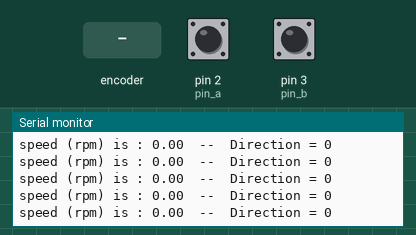
This sketch was run on a simulated Arduino Uno, built with avr-gcc and run on an emulated ATmega328P. On the bench: the last lines printed to the serial monitor. Inputs (shaded band) come from the test bench; at power-on: pin 2 (pin_a) HIGH, pin 3 (pin_b) HIGH.

Above: at 1.2 s.
1.3 s: rotary encoder on pin 2 (pin_a) / pin 3 (pin_b) turned 3 steps (first pin leading)
At 1.77 s:
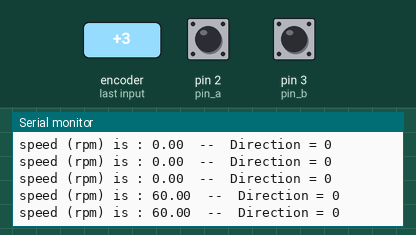
4.9 s: rotary encoder on pin 2 (pin_a) / pin 3 (pin_b) turned 3 steps (first pin leading)
11.5 s: rotary encoder on pin 2 (pin_a) / pin 3 (pin_b) turned 1 step (first pin leading)
At 11.81 s:
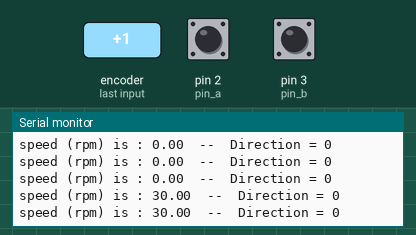
14.7 s: rotary encoder on pin 2 (pin_a) / pin 3 (pin_b) turned 1 step (first pin leading)
17.9 s: rotary encoder on pin 2 (pin_a) / pin 3 (pin_b) turned 1 step (first pin leading)
Timing chart, 0 to 20.9 s (numbered marks = the images above; inputs shaded):
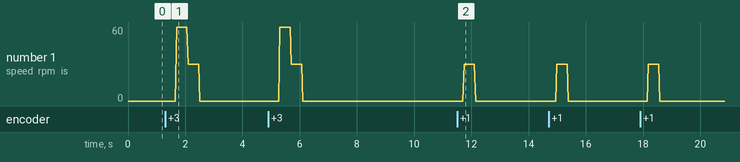

Measured:
- after the input at 1.3 s, the serial monitor: prints a new line after 0.40 s (image 1)
- after the input at 11.5 s, the serial monitor: prints a new line after 0.24 s (image 2)

The sketch:

Read_Speed.ino
```cpp
const byte pin_a = 2;   //for encoder pulse A
const byte pin_b = 3;   //for encoder pulse B
int encoder = 0;
int m_direction = 0;
double pv_speed = 0;
int timer1_counter; //for timer

void setup() {
  pinMode(pin_a,INPUT_PULLUP);
  pinMode(pin_b,INPUT_PULLUP);

  attachInterrupt(digitalPinToInterrupt(pin_a), detect_a, RISING);
  // start serial port at 9600 bps:
  Serial.begin(9600);
  //--------------------------timer setup
  noInterrupts();           // disable all interrupts
  TCCR1A = 0;
  TCCR1B = 0;
  timer1_counter = 171430;   // preload timer
  TCNT1 = timer1_counter;   // preload timer
  TCCR1B |= (1 << CS12);    // 256 prescaler
  TIMSK1 |= (1 << TOIE1);   // enable timer overflow interrupt
  interrupts();             // enable all interrupts
  //--------------------------timer setup

  while (!Serial) {
    ; // wait for serial port to connect. Needed for native USB port only
  }
}
void loop() {
    Serial.print("speed (rpm) is : ");
    Serial.print(pv_speed);         //Print speed value to Computer
    Serial.print("  --  ");
    Serial.print("Direction = ");
    Serial.println(m_direction);
    delay(10);
}

void detect_a() {
  encoder+=1;
  m_direction = digitalRead(pin_b);
}
ISR(TIMER1_OVF_vect)        // interrupt service routine - tick every 0.1sec
{
  TCNT1 = timer1_counter;   // set timer
  pv_speed = 60*(encoder/200.0)/0.01;
  encoder=0;
}
```
